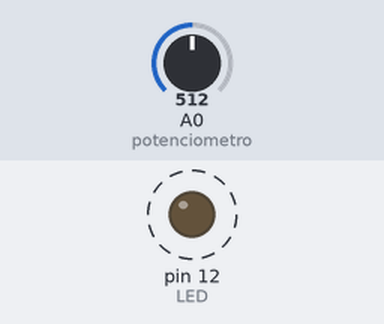
Simulated run of this sketch. Board: Arduino Uno, built with avr-gcc and run on an emulated ATmega328P. Parts: output pins drawn as LEDs (lit = HIGH). Dashed ring = blinking. The test bench sets the inputs (shaded band); at power-on: A0 (potenciometro) = 512.

Above: at 1.8 s.
1.9 s: A0 (potenciometro) set to 1023
At 3.1 s:
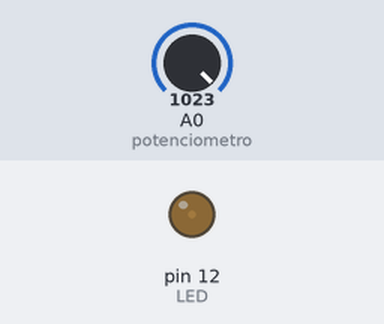
3.6 s: A0 (potenciometro) set to 1013
At 4.5 s:
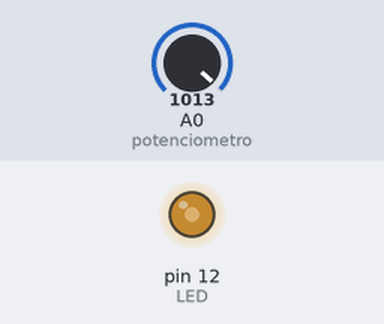
5.1 s: A0 (potenciometro) set to 900
At 5.41 s:
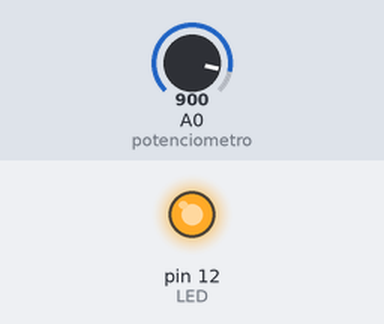
Timing chart, 0 to 14.6 s (numbered marks = the images above; inputs shaded):
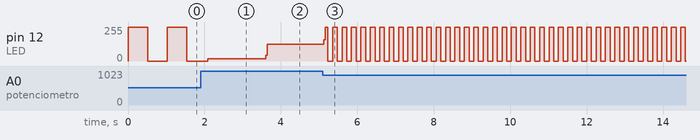

Measured:
- the behaviour switches between 1023 and 1022 on A0 (potenciometro) (found by bisection; images 1 and 2)
- after the input at 3.6 s, pin 12 (LED): 16/255 → 126/255 at once
- after the input at 5.1 s, pin 12 (LED): 126/255 → 161/255 at once, then moves between 0/255 and 255/255, repeating every 0.49 s
- by itself, pin 12 (LED): alternates 255/255 for 0.51 s and 0/255 for 0.51 s

The sketch:

DIMMER_LED_01.ino
```cpp
const int potenciometro = A0;
const int LED = 12;

int variacao = 1023;
int resultado;
int reader;

void setup(){
  pinMode(potenciometro, INPUT);
  pinMode(LED, OUTPUT);
}
void loop(){
  reader = analogRead(potenciometro);
  resultado = variacao - reader;
  digitalWrite(LED, HIGH);
  delay(resultado);
  digitalWrite(LED, LOW);
  delay(resultado);
}
```
